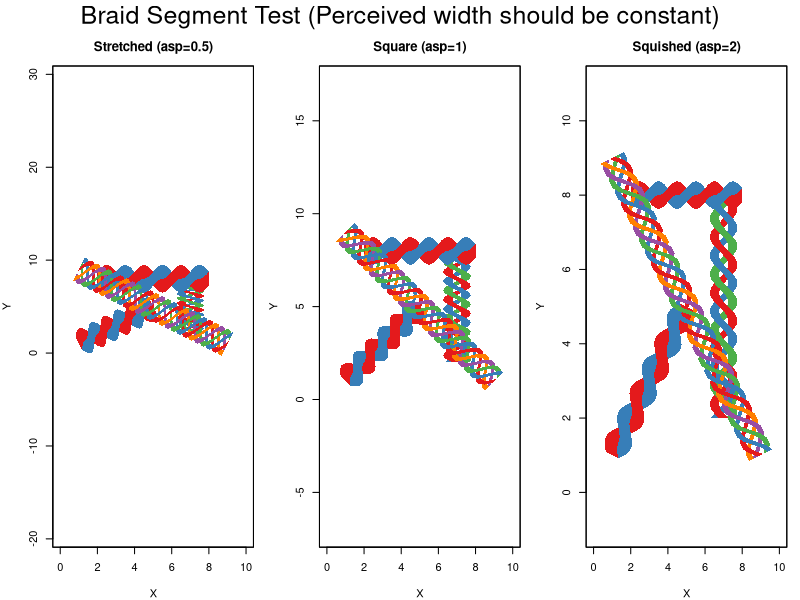

R code for this plot:
#' @title Draw a Braided Line Segment
#'
#' @description This function draws a line segment between two points, (x0, y0)
#'   and (x1, y1), as a "braid" of multiple colored strands. It ensures the
#'   braid has a consistent *perceived width* regardless of the segment's
#'   direction or the plot's aspect ratio.
#'
#' @param x0 The x-coordinate of the starting point.
#' @param y0 The y-coordinate of the starting point.
#' @param x1 The x-coordinate of the ending point.
#' @param y1 The y-coordinate of the ending point.
#' @param cols A character vector of colors for the strands. The number of
#'   strands is `length(cols)`.
#' @param bwidth The total width of the braid in **points** (1/72.27 inches).
#'   This is similar to the `lwd` parameter in `par`. A value of 10-20 is
#'   good for visibility.
#' @param twists The total number of full twists (cycles) the braid should
#'   make along the length of the segment.
#' @param min_segments The minimum number of polygon segments used to
#'   approximate the curved braid. The function will *add* segments at
#'   all crossover points, so the true number of segments will be
#'   `min_segments` + `n_crossovers`.
#' @param ... Additional arguments passed to the `polygon()` function for
#'   drawing each segment (e.g., `border`, `lty`). `border = NA` is the
#'   default to ensure a clean occlusion effect.
#'
#' @details
#' This function is an advanced version that calculates the *exact*
#' crossover points for all strands. It then merges these "topological"
#' breaks with a "smoothness" grid (`min_segments`) to create the
#' minimum number of polygon segments required to be both smooth
#' and topologically correct.
#'
#' @return Returns `NULL` invisibly. This function is called for its
#'   side effect of drawing on the current plot device.
#'
#' @export
braid_segment <- function(x0, y0, x1, y1, cols, bwidth = 10, twists = 2, min_segments = 50, ...) {
  
  # bwidth is the total width of the braid in *points* (1/72.27 inches)
  
  # --- 0. Convert bwidth from points to inches ---
  width_inches <- bwidth / 72.27
  
  # --- 1. Get aspect-ratio-corrected perpendicular vector ---
  
  # Get plot dimensions
  usr <- par("usr")
  pin <- par("pin")
  
  # Handle zero-size plot dimensions
  if (pin[1] == 0 || pin[2] == 0 || (usr[2] - usr[1]) == 0 || (usr[4] - usr[3]) == 0) {
    x_scale <- 1
    y_scale <- 1
    warning("Plot device not set up or has zero dimensions. Aspect ratio correction may fail.")
  } else {
    # Calculate inches per data unit
    x_scale <- pin[1] / (usr[2] - usr[1]) # inches / x-unit
    y_scale <- pin[2] / (usr[4] - usr[3]) # inches / y-unit
  }
  
  # Vector of the segment in data units
  V_data_x <- x1 - x0
  V_data_y <- y1 - y0
  
  # Length of segment in data units
  L_data <- sqrt(V_data_x^2 + V_data_y^2)
  
  # Handle zero-length segment
  if (L_data == 0) return(invisible(NULL))
  
  # Normalized segment vector (unit vector)
  U_data_x <- V_data_x / L_data
  U_data_y <- V_data_y / L_data
  
  # --- Calculate the aspect-corrected perpendicular vector ---
  P_inch_x <- -V_data_y * y_scale
  P_inch_y <- V_data_x * x_scale
  L_inch_p <- sqrt(P_inch_x^2 + P_inch_y^2)
  
  if (L_inch_p == 0) {
    P_data_x_unit_inch <- -U_data_y
    P_data_y_unit_inch <- U_data_x
  } else {
    P_norm_inch_x <- P_inch_x / L_inch_p
    P_norm_inch_y <- P_inch_y / L_inch_p
    P_data_x_unit_inch <- P_norm_inch_x / x_scale
    P_data_y_unit_inch <- P_norm_inch_y / y_scale
  }
  
  # --- 2. Set up braid parameters ---
  n_strands <- length(cols)
  if (n_strands == 0) return(invisible(NULL))
  
  Width_vec_x <- width_inches * P_data_x_unit_inch
  Width_vec_y <- width_inches * P_data_y_unit_inch
  
  strand_width_vec_x <- Width_vec_x / n_strands
  strand_width_vec_y <- Width_vec_y / n_strands
  
  amplitude_scalar <- (n_strands - 1) / (2 * n_strands)
  if (n_strands <= 1) amplitude_scalar <- 0
  
  Amp_vec_x <- amplitude_scalar * Width_vec_x
  Amp_vec_y <- amplitude_scalar * Width_vec_y
  
  phases <- (seq_len(n_strands) - 1) / n_strands * 2 * pi
  
  # Frequency (cycles per data unit length)
  frequency <- twists / L_data
  
  # --- 3. Generate segment breaks ---
  
  # 3a. Generate base breaks for smoothness
  t_breaks_smooth <- seq(0, L_data, length.out = min_segments + 1)
  
  # 3b. Calculate all topological crossover points
  t_breaks_crossover <- c()
  if (n_strands > 1 && twists > 0) {
    for (i in 1:(n_strands - 1)) {
      for (j in (i + 1):n_strands) {
        # Find t values where cos(A) = cos(B)
        # A = 2*pi*f*t + phase_i, B = 2*pi*f*t + phase_j
        # Solved by A = -B + 2*pi*k
        # t = (2*pi*k - phase_i - phase_j) / (4 * pi * f)
        
        phase_sum <- phases[i] + phases[j]
        
        # Find range of k to check
        # k_min_val = (4*pi*f*0 + phase_sum) / (2*pi)
        # k_max_val = (4*pi*f*L_data + phase_sum) / (2*pi)
        k_min_val <- (phase_sum) / (2 * pi)
        k_max_val <- (4 * pi * frequency * L_data + phase_sum) / (2 * pi)
        
        k_range <- floor(k_min_val):ceiling(k_max_val)
        
        t_cross <- (2 * pi * k_range - phase_sum) / (4 * pi * frequency)
        
        # Keep only those within the segment (and not endpoints)
        t_cross_valid <- t_cross[t_cross > 1e-6 & t_cross < (L_data - 1e-6)]
        t_breaks_crossover <- c(t_breaks_crossover, t_cross_valid)
      }
    }
  }
  
  # 3c. Combine all breaks and sort
  all_breaks <- sort(unique(c(t_breaks_smooth, t_breaks_crossover, 0, L_data)))
  n_seg <- length(all_breaks) - 1
  
  # --- 4. Generate and draw polygons ---
  
  # Capture ... args, and ensure border=NA
  args <- list(...)
  if (is.null(args$border)) {
    args$border <- NA
  }
  
  # Loop over each (now minimal) segment
  for (j in seq_len(n_seg)) {
    t0_calc <- all_breaks[j]
    t1_calc <- all_breaks[j+1]
    
    # Add a tiny overlap to t1 to hide anti-aliasing seams
    overlap <- (t1_calc - t0_calc) * 0.001 # 0.1% overlap
    t0 <- t0_calc
    t1 <- t1_calc + overlap
    
    # Z-order is constant within this segment, so we check midpoint
    t_mid <- (t0 + t1) / 2
    
    # --- Calculate Z-order at the segment midpoint ---
    angle_mid <- 2 * pi * frequency * t_mid + phases
    z_order <- cos(angle_mid)
    draw_order <- order(z_order, decreasing = FALSE) # Draw from back to front
    
    # --- Draw the polygon for each strand in z-order ---
    for (i in draw_order) {
      
      # --- Calculate 4 vertices of the polygon segment ---
      angle0 <- 2 * pi * frequency * t0 + phases[i]
      angle1 <- 2 * pi * frequency * t1 + phases[i]
      
      offset0_scalar <- sin(angle0)
      offset1_scalar <- sin(angle1)
      
      C0_x <- x0 + t0 * U_data_x + offset0_scalar * Amp_vec_x
      C0_y <- y0 + t0 * U_data_y + offset0_scalar * Amp_vec_y
      
      C1_x <- x0 + t1 * U_data_x + offset1_scalar * Amp_vec_x
      C1_y <- y0 + t1 * U_data_y + offset1_scalar * Amp_vec_y
      
      edge_vec_x <- strand_width_vec_x / 2
      edge_vec_y <- strand_width_vec_y / 2
      
      # 4 vertices:
      P1_x <- C0_x - edge_vec_x
      P1_y <- C0_y - edge_vec_y
      
      P2_x <- C1_x - edge_vec_x
      P2_y <- C1_y - edge_vec_y
      
      P3_x <- C1_x + edge_vec_x
      P3_y <- C1_y + edge_vec_y
      
      P4_x <- C0_x + edge_vec_x
      P4_y <- C0_y + edge_vec_y
      
      # Prepare arguments for polygon()
      poly_args <- c(
        list(x = c(P1_x, P2_x, P3_x, P4_x), 
             y = c(P1_y, P2_y, P3_y, P4_y), 
             col = cols[i]),
        args
      )
      
      # Draw the polygon
      do.call("polygon", poly_args)
    }
  }
  
  return(invisible(NULL))
}

# --- Example script for using braid_segment() ---
#
# 1. Make sure the `braid_segment.R` file is in your working directory
#    or source it first:
#    source("braid_segment.R")
#
# 2. This test function will create a 3-panel plot to show that the
#    braid width is consistent across different plot aspect ratios.
#

run_braid_test <- function() {
  
  # Define some color palettes
  cols2 <- c("#E41A1C", "#377EB8") # Red, Blue
  cols3 <- c("#E41A1C", "#377EB8", "#4DAF4A") # Red, Blue, Green
  cols5 <- c("#E41A1C", "#377EB8", "#4DAF4A", "#984EA3", "#FF7F00") # 5 Colors
  
  # Use a wide bwidth for high visibility in the example
  bw <- 20 # 20 points
  
  # Set a base smoothness. The function will add more segments
  # as needed at crossover points.
  min_seg <- 50
  
  # Save old plot parameters and set up a 1x3 layout
  old_par <- par(mfrow = c(1, 3), mar = c(4, 4, 3, 1), oma = c(0, 0, 2, 0))
  
  # --- Test 1: Stretched plot window (asp = 0.5) ---
  plot(0, 0, type = "n", xlim = c(0, 10), ylim = c(0, 10), 
       asp = 0.5, main = "Stretched (asp=0.5)",
       xlab = "X", ylab = "Y")
  box()
  # Diagonal line
  braid_segment(1, 1, 5, 5, cols = cols2, bwidth = bw, twists = 3, min_segments = min_seg)
  # Vertical line
  braid_segment(7, 2, 7, 8, cols = cols3, bwidth = bw, twists = 4, min_segments = min_seg)
  # Horizontal line
  braid_segment(2, 8, 8, 8, cols = cols2, bwidth = bw, twists = 3, min_segments = min_seg)
  # Other diagonal
  braid_segment(1, 9, 9, 1, cols = cols5, bwidth = bw, twists = 5, min_segments = min_seg)
  
  # --- Test 2: Square plot window (asp = 1) ---
  plot(0, 0, type = "n", xlim = c(0, 10), ylim = c(0, 10), 
       asp = 1, main = "Square (asp=1)",
       xlab = "X", ylab = "Y")
  box()
  braid_segment(1, 1, 5, 5, cols = cols2, bwidth = bw, twists = 3, min_segments = min_seg)
  braid_segment(7, 2, 7, 8, cols = cols3, bwidth = bw, twists = 4, min_segments = min_seg)
  braid_segment(2, 8, 8, 8, cols = cols2, bwidth = bw, twists = 3, min_segments = min_seg)
  braid_segment(1, 9, 9, 1, cols = cols5, bwidth = bw, twists = 5, min_segments = min_seg)
  
  # --- Test 3: Squished plot window (asp = 2) ---
  plot(0, 0, type = "n", xlim = c(0, 10), ylim = c(0, 10), 
       asp = 2, main = "Squished (asp=2)",
       xlab = "X", ylab = "Y")
  box()
  braid_segment(1, 1, 5, 5, cols = cols2, bwidth = bw, twists = 3, min_segments = min_seg)
  braid_segment(7, 2, 7, 8, cols = cols3, bwidth = bw, twists = 4, min_segments = min_seg)
  braid_segment(2, 8, 8, 8, cols = cols2, bwidth = bw, twists = 3, min_segments = min_seg)
  braid_segment(1, 9, 9, 1, cols = cols5, bwidth = bw, twists = 5, min_segments = min_seg)
  
  mtext("Braid Segment Test (Perceived width should be constant)", 
        outer = TRUE, cex = 1.5)
  
  # Restore old plot parameters
  par(old_par)
}

# --- To Run This Example ---
# 1. Save the `braid_segment` function from `braid_segment.R`
# 2. Make sure it's in your R environment (e.g., by running `source("braid_segment.R")`)
# 3. Run the test function:
#
   run_braid_test()
#
#    (You may need to resize your plot window to see all three panels clearly)
